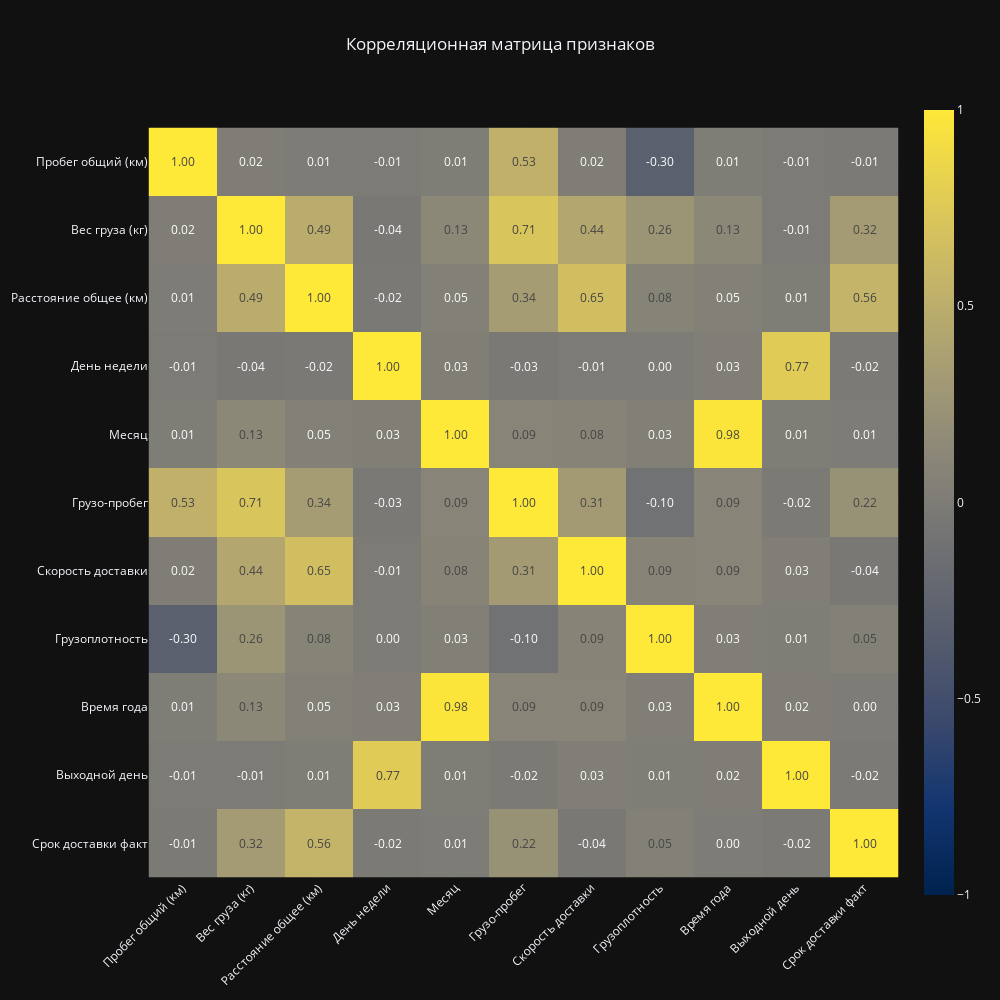

Notebook code for this chart:
### Markdown cell above
## График 5. Тепловая карта (Корреляционная матрица) по признакам

### Code cell
corr_matrix = data[numeric_features + ['Срок доставки факт']].corr()

target_corr = corr_matrix[['Срок доставки факт']].T

heat_fig = px.imshow(
    corr_matrix,
    title='Корреляционная матрица признаков',
    height=1000, 
    width=1000, 
    text_auto='.2f', 
    color_continuous_scale='cividis',
    zmin=-1, zmax=1
)

heat_fig.update_layout( 
    title_x=0.5,
    xaxis_tickangle=-45,
    template='plotly_dark'
    )

heat_fig.show()

### Figure 1 — Plotly figure (JSON) as saved in the notebook; plotly's stock layout.template omitted (floating-point values rounded to 4 significant figures)
{"data": [{"coloraxis": "coloraxis", "hovertemplate": "x: %{x}<br>y: %{y}<br>color: %{z}<extra></extra>", "name": "0", "texttemplate": "%{z:.2f}", "type": "heatmap", "x": ["Пробег общий (км)", "Вес груза (кг)", "Расстояние общее (км)", "День недели", "Месяц", "Грузо-пробег", "Скорость доставки", "Грузоплотность", "Время года", "Выходной день", "Срок доставки факт"], "xaxis": "x", "y": ["Пробег общий (км)", "Вес груза (кг)", "Расстояние общее (км)", "День недели", "Месяц", "Грузо-пробег", "Скорость доставки", "Грузоплотность", "Время года", "Выходной день", "Срок доставки факт"], "yaxis": "y", "z": [[1.0, 0.01937, 0.00826, -0.008666, 0.01091, 0.5299, 0.01917, -0.3001, 0.01237, -0.009515, -0.01184], [0.01937, 1.0, 0.4898, -0.03597, 0.1287, 0.7129, 0.4406, 0.2618, 0.1276, -0.007432, 0.3213], [0.00826, 0.4898, 1.0, -0.02131, 0.04802, 0.338, 0.6515, 0.07891, 0.05037, 0.01242, 0.5605], [-0.008666, -0.03597, -0.02131, 1.0, 0.03161, -0.02866, -0.008593, 0.003197, 0.02975, 0.7666, -0.01593], [0.01091, 0.1287, 0.04802, 0.03161, 1.0, 0.09345, 0.08276, 0.03203, 0.9786, 0.0109, 0.01009], [0.5299, 0.7129, 0.338, -0.02866, 0.09345, 1.0, 0.3131, -0.1025, 0.092, -0.01705, 0.2211], [0.01917, 0.4406, 0.6515, -0.008593, 0.08276, 0.3131, 1.0, 0.08637, 0.09311, 0.02829, -0.03791], [-0.3001, 0.2618, 0.07891, 0.003197, 0.03203, -0.1025, 0.08637, 1.0, 0.02845, 0.01083, 0.05483], [0.01237, 0.1276, 0.05037, 0.02975, 0.9786, 0.092, 0.09311, 0.02845, 1.0, 0.01807, 0.004099], [-0.009515, -0.007432, 0.01242, 0.7666, 0.0109, -0.01705, 0.02829, 0.01083, 0.01807, 1.0, -0.01754], [-0.01184, 0.3213, 0.5605, -0.01593, 0.01009, 0.2211, -0.03791, 0.05483, 0.004099, -0.01754, 1.0]]}], "layout": {"coloraxis": {"cmax": 1, "cmin": -1, "colorscale": [[0, "#00224e"], [0.1111, "#123570"], [0.2222, "#3b496c"], [0.3333, "#575d6d"], [0.4444, "#707173"], [0.5556, "#8a8678"], [0.6667, "#a59c74"], [0.7778, "#c3b369"], [0.8889, "#e1cc55"], [1, "#fee838"]]}, "height": 1000, "title": {"text": "Корреляционная матрица признаков", "x": 0.5}, "width": 1000, "xaxis": {"anchor": "y", "constrain": "domain", "domain": [0, 1], "scaleanchor": "y", "tickangle": -45}, "yaxis": {"anchor": "x", "autorange": "reversed", "constrain": "domain", "domain": [0, 1]}}}
